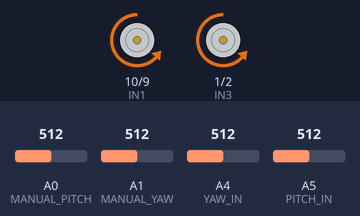
Bench run of a sketch on a simulated Arduino Uno, built with avr-gcc and run on an emulated ATmega328P. Parts: motor-driver pin pairs drawn as motors (green arrow = first pin HIGH = forward, orange = second pin HIGH = backward, longer = more drive, scaled by the enable pin). The test bench sets the inputs (shaded band); at power-on: A0 (MANUAL_PITCH) = 512, A4 (YAW_IN) = 512, A5 (PITCH_IN) = 512, A1 (MANUAL_YAW) = 512.

Above: at 1.2 s.
1.3 s: A0 (MANUAL_PITCH) set to 716
At 2.56 s:
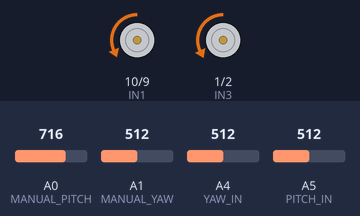
At 3.16 s:
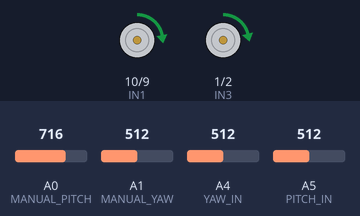
4.3 s: A4 (YAW_IN) set to 716
At 4.47 s:
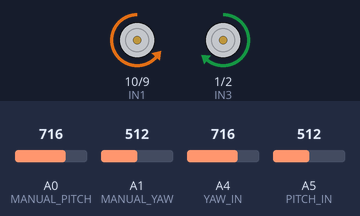
7.3 s: A5 (PITCH_IN) set to 180
At 10.1 s:
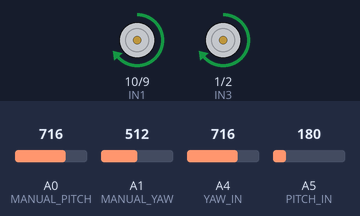
10.3 s: A1 (MANUAL_YAW) set to 30
13.3 s: A5 (PITCH_IN) set to 306
16.3 s: A4 (YAW_IN) set to 30
Timing chart, 0 to 51.9 s (numbered marks = the images above; inputs shaded):
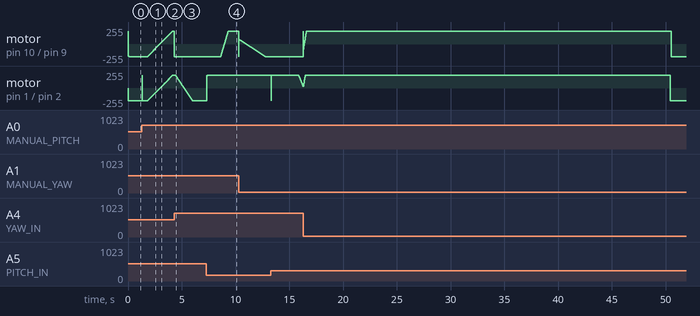

Measured:
- after the input at 1.3 s, motor on pin 10 (IN1) / pin 9 (IN2): moves from backward 190/255 to forward 190/255 over 2.3 s, starting after 0.51 s
- after the input at 4.3 s, motor on pin 10 (IN1) / pin 9 (IN2): forward 190/255 → backward 190/255 at once; motor on pin 1 (IN3) / pin 2 (IN4): moves from forward 190/255 to backward 190/255 over 1.6 s, starting after 0.13 s
- after the input at 7.3 s, motor on pin 10 (IN1) / pin 9 (IN2): moves from backward 190/255 to forward 190/255 over 0.68 s, starting after 1.3 s; motor on pin 1 (IN3) / pin 2 (IN4): backward 190/255 → forward 190/255 at once

The sketch:

test2.ino
```cpp
//// TPF - 22.85 Sistemas de Control

// ADC
#define MANUAL_PITCH A0
#define MANUAL_YAW A1
#define SIGNAL_YAW A2
#define SIGNAL_PITCH A3
#define YAW_IN A4 // Rango: 200 - 900
#define PITCH_IN A5 // Rango: 200 - 700

// Puente H - Maximo Duty en 200
#define ENA 11
#define IN1 10
#define IN2 9
#define IN3 1
#define IN4 2
#define ENB 3

#define MYAW 0
#define MPITCH 1

// Control PID
/* PERIODO SAMPLEO */
#define Ts_ms 10.0  //en milisegundos
#define Ts (Ts_ms/1e3) //en segundos

/* CONSTANTES PID */
#define _KpP 2.0
#define _KiP 2.4
#define _KdP 0.5

#define _KpY 2.0
#define _KiY 2.0
#define _KdY 0.4

float KpP = _KpP;
float KiP = _KiP * Ts;
float KdP = _KdP / Ts;

float KpY = _KpY;
float KiY = _KiY * Ts;
float KdY = _KdY / Ts;

/* LIMITES LECTURA SENSOR */
#define SENSOR_READ_P_MIN 200
#define SENSOR_READ_P_MAX 700

#define SENSOR_READ_Y_MIN 200
#define SENSOR_READ_Y_MAX 900

/* LIMITES VELOCIDAD GIRO HELICE */
//Duty de PWM para lograr las velocidades
#define MOTOR_SPEED_MIN -255
#define MOTOR_SPEED_MAX 255

/* PARA CONTROL DE DELAY */
unsigned long lastReadyTime;

/* ENTRADA DE LA PLANTA */
unsigned int prevPIDoutput_P = 0;
unsigned int prevPIDoutput_Y = 0;


/* LECTURA DEL SENSOR */
int sensorReadP = 500;
int sensorReadY = 500;

/* SET POINT - POSICION DESEADA */
int setPointP = 500;
int setPointY = 500;

int plantInputP = 0;
int plantInputY = 0;

/* ESTADO DE MOTOR */
bool motor_on = true;

/*
   iAmReady:
   Devuelve true:
   1) La primera vez que se llama.
   2) Si sucedieron mas de Ts milisegundos desde la ultima vez que devolvio true.
*/
bool iAmReady();

void PID_cycle(int setPointP, int sensorReadP, int *plantP,
               int setPointY, int sensorReadY, int *plantY);


void setup() {

  initADC();
  initPuenteH();
}

void loop() {

  //in1 = analogRead(PITCH_IN);
  //aux = analogRead(MANUAL_PITCH);
  //sp1 = ((aux*500)/1023) + 200;

  //configMotor(MPITCH, out1);


  //ESPERAR QUE HAYAN SUCEDIDO TS MILISEGUNDOS
  while(!iAmReady()){}

  //OBTENER SALIDA DE LA PLANTA
  sensorReadP = analogRead(PITCH_IN);
  sensorReadY = analogRead(YAW_IN);

  double aux;
  double spP,spY;
  aux = analogRead(MANUAL_PITCH);
  spP = ((aux*500)/1023) + 200;
  aux = analogRead(MANUAL_YAW);
  spY = ((aux*700)/1023) + 200;
  //CALCULAR LA ENTRADA A LA PLANTA Y MANDAR POR PWM
  PID_cycle(spP, sensorReadP, &plantInputP, spY, sensorReadY, &plantInputY);

  configMotor(MPITCH, -plantInputP);
  configMotor(MYAW, -plantInputY);

}

void initADC() {
  pinMode (A0, INPUT);
  pinMode (A1, INPUT);
  pinMode (A2, INPUT);
  pinMode (A3, INPUT);
  pinMode (A4, INPUT);
}

void initPuenteH() {
  pinMode (ENA, OUTPUT);
  pinMode (ENB, OUTPUT);
  pinMode (IN1, OUTPUT);
  pinMode (IN2, OUTPUT);
  pinMode (IN3, OUTPUT);
  pinMode (IN4, OUTPUT);

  digitalWrite(ENA, LOW);
  digitalWrite(ENB, LOW);
  digitalWrite(IN1, LOW);
  digitalWrite(IN2, LOW);
  digitalWrite(IN3, LOW);
  digitalWrite(IN4, LOW);
}

void setForward(int motor) {
  if(motor == MYAW) {
    digitalWrite(IN1, HIGH);
    digitalWrite(IN2, LOW);
  }
  else if(motor == MPITCH) {
    digitalWrite(IN3, HIGH);
    digitalWrite(IN4, LOW);
  }
}

void setBackward(int motor) {
  if(motor == MYAW) {
    digitalWrite(IN1, LOW);
    digitalWrite(IN2, HIGH);
  }
  else if(motor == MPITCH) {
    digitalWrite(IN3, LOW);
    digitalWrite(IN4, HIGH);
  }
}

void setMotorSpeed(int motor, int value) { // 0 - 255
  if(motor == MYAW) {
    analogWrite(ENA, value);
  }
  else if(motor == MPITCH) {
    analogWrite(ENB, value);
  }
}

void configMotor(int motor, int param) {
  if(param > 190) {
    param = 190;
  }
  else if(param < -190) {
    param = -190;
  }

  if(param > 0) {
    setBackward(motor);
    setMotorSpeed(motor, param);
  }
  else if(param < 0) {
    setForward(motor);
    setMotorSpeed(motor, -param);
  }
}

void PID_cycle(int setPointP, int sensorReadP, int *plantP,
               int setPointY, int sensorReadY, int *plantY)
{
  static float prevSensorReadP = 0;
  static float prevSensorReadY = 0;
  static float prevErrorP = 0;
  static float prevErrorY = 0;
  static float integralTerm = MOTOR_SPEED_MIN;
  float proportionalTerm;
  float derivativeTerm;

  //Si la lectura del sensor esta fuera de rango, usar la anterior
  //if ( sensorRead < SENSOR_READ_MIN || sensorRead > SENSOR_READ_MAX ) { sensorRead = prevSensorRead; }


  // PITCH //
  float error = setPointP - sensorReadP;

  /******************************/
  /* Calculo de los 3 terminos: */
  /******************************/
  //(P)
  proportionalTerm = KpP * error;
  //(D)
#ifdef DERIVATIVE_MEASUREMENT
  derivativeTerm = KdP * (-sensorReadP - (-prevSensorReadP)); //no considera setPoint para evitar "Derivative Kick"
#else
  derivativeTerm = KdP * (error - prevErrorP);
#endif
  //(I)
  integralTerm += KiP * error;
  /******************************/

  prevErrorP = error;
  int outputP = proportionalTerm + integralTerm + derivativeTerm;
  if(outputP < MOTOR_SPEED_MIN) outputP = MOTOR_SPEED_MIN;
  if(outputP > MOTOR_SPEED_MAX) outputP = MOTOR_SPEED_MAX;


  //backup de valores para la proxima iteracion
  prevSensorReadP = sensorReadP;
  *plantP = outputP;

  // YAW //

  error = setPointY - sensorReadY;

  /******************************/
  /* Calculo de los 3 terminos: */
  /******************************/
  //(P)
  proportionalTerm = KpY * error;
  //(D)
#ifdef DERIVATIVE_MEASUREMENT
  derivativeTerm = KdY * (-sensorReadY - (-prevSensorReadY)); //no considera setPoint para evitar "Derivative Kick"
#else
  derivativeTerm = KdY * (error - prevErrorY);
#endif
  //(I)
  integralTerm += KiY * error;
  /******************************/

  prevErrorY = error;
  int outputY = proportionalTerm + integralTerm + derivativeTerm;
  if(outputY < MOTOR_SPEED_MIN) outputY = MOTOR_SPEED_MIN;
  if(outputY > MOTOR_SPEED_MAX) outputY = MOTOR_SPEED_MAX;


  //backup de valores para la proxima iteracion
  prevSensorReadY = sensorReadY;
  *plantY = outputY;
}

bool iAmReady()
{
  static bool firstTime = true;
  if (firstTime) //Primera vez que se llama
  {
    lastReadyTime = millis();
    firstTime = false;
    return true;
  }
  unsigned long currentTime = millis();
  if(currentTime >= lastReadyTime + Ts_ms) //Sucedieron mas de Ts milisegundos desde la ultima vez que devolvio true
  {
    lastReadyTime = currentTime;
    return true;
  }
  return false;
}
```
